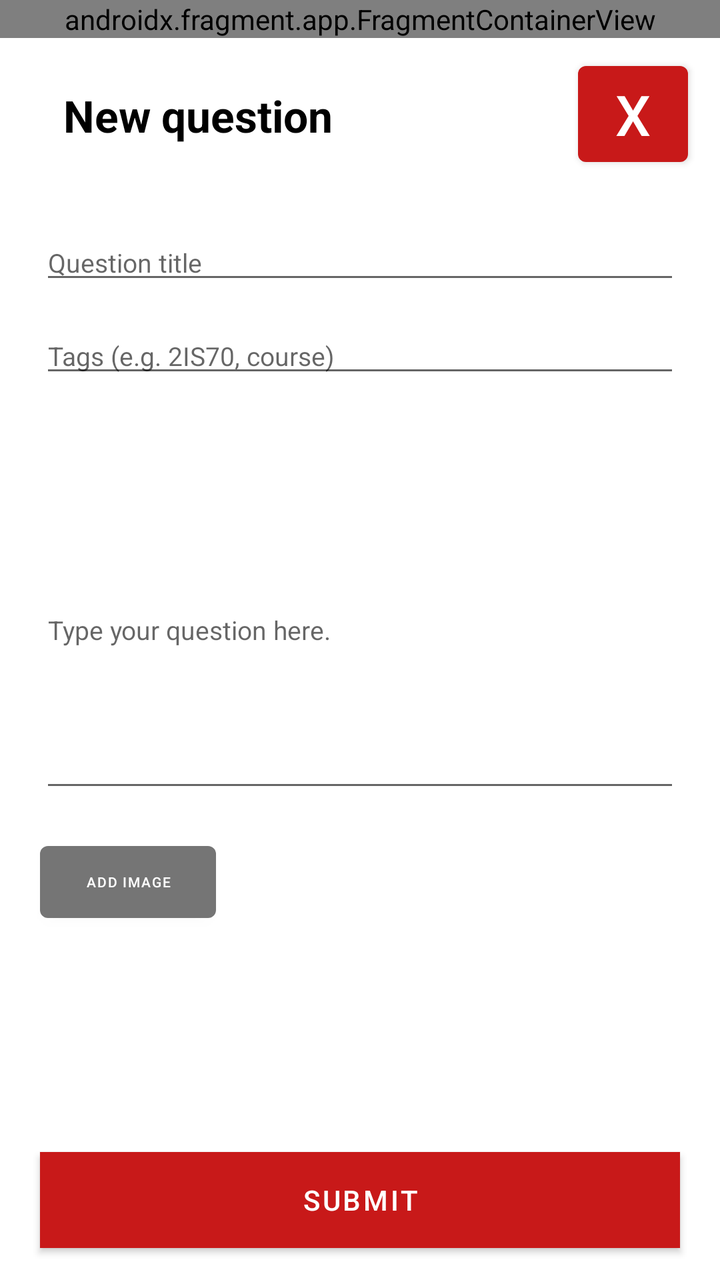
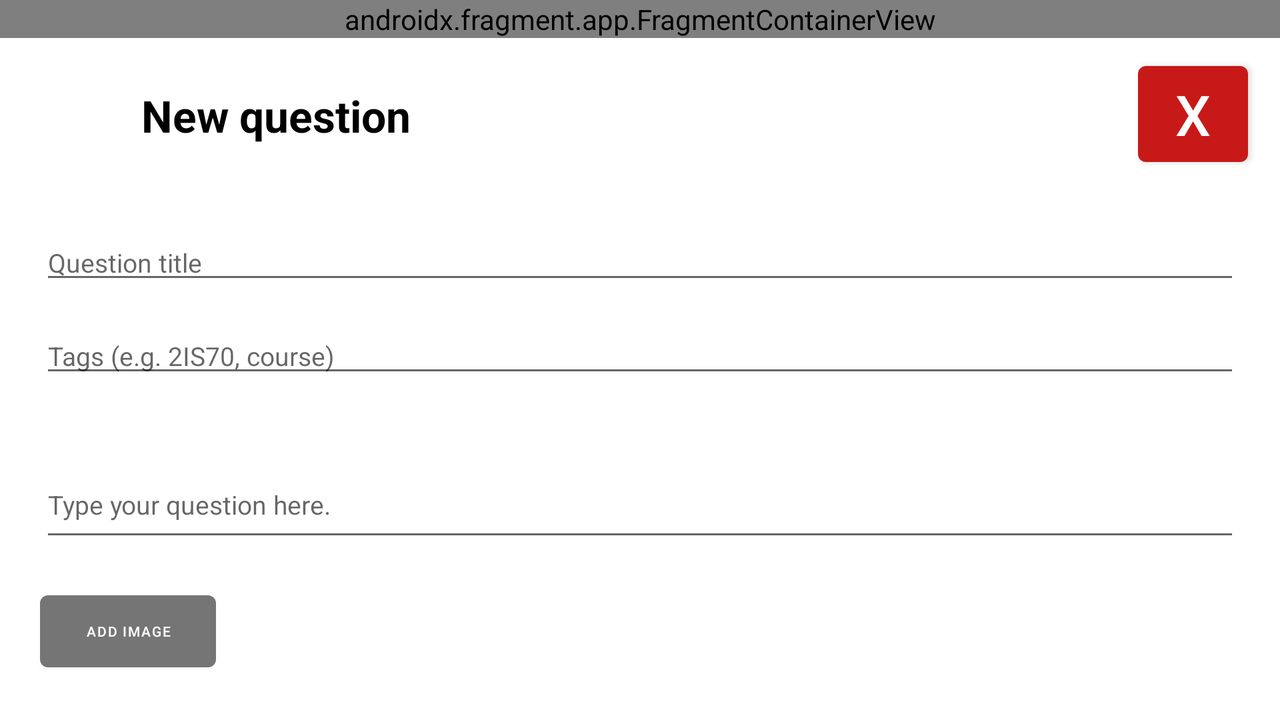

First picture: res/layout/ on a phone held upright. Second picture: the repository's own variant of that layout, on a device whose configuration matches the variant's folder. Source for both follows.
<!-- AndroidManifest.xml: application theme Theme.MyApplication -->
<!-- res/layout/activity_create_question.xml -->
<?xml version="1.0" encoding="utf-8"?>
<androidx.constraintlayout.widget.ConstraintLayout xmlns:android="http://schemas.android.com/apk/res/android"
    xmlns:app="http://schemas.android.com/apk/res-auto"
    xmlns:tools="http://schemas.android.com/tools"
    android:id="@+id/register_register"
    android:layout_width="match_parent"
    android:layout_height="match_parent"
    tools:context=".post.CreateQuestionActivity">

    <EditText
        android:id="@+id/question_text"
        android:layout_width="match_parent"
        android:layout_height="0dp"
        android:layout_marginTop="32dp"
        android:ems="10"
        android:hint="Type your question here."
        android:layout_marginHorizontal="20dp"
        android:textSize="13sp"
        app:layout_constraintBottom_toTopOf="@+id/imagePreview"
        app:layout_constraintEnd_toEndOf="parent"
        app:layout_constraintHorizontal_bias="0.5"
        app:layout_constraintStart_toStartOf="parent"
        app:layout_constraintTop_toBottomOf="@+id/question_tags" />

    <androidx.fragment.app.FragmentContainerView
        android:id="@+id/login_banner"
        android:layout_width="match_parent"
        android:layout_height="wrap_content"
        android:layout_gravity="center_horizontal"
        app:layout_constraintEnd_toEndOf="parent"
        app:layout_constraintStart_toStartOf="parent"
        app:layout_constraintTop_toTopOf="parent"
        android:name="com.example.myapplication.BannerFragment"/>

    <EditText
        android:id="@+id/question_title"
        android:layout_width="match_parent"
        android:layout_height="wrap_content"
        android:layout_marginTop="40dp"
        android:ems="10"
        android:hint="Question title"
        android:layout_marginHorizontal="20dp"
        android:inputType="textPersonName"
        android:textSize="13sp"
        app:layout_constraintEnd_toEndOf="parent"
        app:layout_constraintHorizontal_bias="0.462"
        app:layout_constraintStart_toStartOf="parent"
        app:layout_constraintTop_toBottomOf="@+id/CreateTitle" />

    <MultiAutoCompleteTextView
        android:id="@+id/question_tags"
        android:layout_width="match_parent"
        android:layout_height="wrap_content"
        android:layout_marginTop="12dp"
        android:layout_marginHorizontal="20dp"
        android:ems="10"
        android:hint="Tags (e.g. 2IS70, course)"
        android:inputType="textPersonName"
        android:textSize="13sp"
        app:layout_constraintEnd_toEndOf="parent"
        app:layout_constraintHorizontal_bias="0.462"
        app:layout_constraintStart_toStartOf="parent"
        app:layout_constraintTop_toBottomOf="@+id/question_title" />

    <Button
        android:id="@+id/submit_question"
        android:layout_width="0dp"
        android:layout_marginHorizontal="20dp"
        android:layout_height="wrap_content"
        android:layout_marginBottom="16dp"
        android:hapticFeedbackEnabled="true"
        android:text="Submit"
        android:background="@color/red"
        app:layout_constraintBottom_toBottomOf="parent"
        app:layout_constraintEnd_toEndOf="parent"
        app:layout_constraintStart_toStartOf="parent" />

    <Button
        android:id="@+id/add_image_button"
        android:layout_width="wrap_content"
        android:layout_height="wrap_content"
        android:layout_marginStart="20dp"
        android:layout_marginTop="16dp"
        android:text="Add image"
        android:textSize="7sp"
        app:backgroundTint="#757575"
        app:layout_constraintStart_toStartOf="parent"
        app:layout_constraintTop_toBottomOf="@+id/question_text" />

    <Button
        android:id="@+id/cancel_button"
        android:layout_width="55dp"
        android:layout_height="60dp"
        android:layout_marginTop="8dp"
        android:layout_marginEnd="16dp"
        android:layout_marginRight="16dp"
        android:text="X"
        android:textSize="28sp"
        app:backgroundTint="#C81919"
        app:layout_constraintEnd_toEndOf="parent"
        app:layout_constraintTop_toBottomOf="@+id/login_banner" />

    <ProgressBar
        android:id="@+id/login_progress"
        style="?android:attr/progressBarStyle"
        android:layout_width="wrap_content"
        android:layout_height="wrap_content"
        android:visibility="gone"
        app:layout_constraintBottom_toBottomOf="parent"
        app:layout_constraintEnd_toEndOf="parent"
        app:layout_constraintHorizontal_bias="0.498"
        app:layout_constraintStart_toStartOf="parent" />

    <TextView
        android:id="@+id/CreateTitle"
        android:layout_width="wrap_content"
        android:layout_height="wrap_content"
        android:layout_marginTop="24dp"
        android:text="New question"
        android:textColor="#000000"
        android:textSize="22sp"
        android:textStyle="bold"
        app:layout_constraintEnd_toEndOf="parent"
        app:layout_constraintHorizontal_bias="0.14"
        app:layout_constraintStart_toStartOf="parent"
        app:layout_constraintTop_toBottomOf="@+id/login_banner" />

    <ImageView
        android:id="@+id/imagePreview"
        android:layout_width="0dp"
        android:layout_height="0dp"
        android:layout_marginEnd="32dp"
        app:layout_constraintBottom_toTopOf="@+id/submit_question"
        app:layout_constraintEnd_toEndOf="parent"
        app:layout_constraintStart_toEndOf="@+id/add_image_button"
        app:layout_constraintTop_toBottomOf="@+id/question_text"
        tools:srcCompat="@tools:sample/avatars" />

</androidx.constraintlayout.widget.ConstraintLayout>
<!-- resources referenced by this layout -->
<resources>
  <color name="red">#C81919</color>
  <style name="Theme.MyApplication" parent="Theme.MaterialComponents.DayNight.NoActionBar">
          
          <item name="colorPrimary">@color/red</item>
          <item name="colorPrimaryVariant">@color/purple_700</item>
          <item name="colorOnPrimary">@color/white</item>
          
          <item name="colorSecondary">@color/teal_200</item>
          <item name="colorSecondaryVariant">@color/teal_700</item>
          <item name="colorOnSecondary">@color/black</item>
          
          <item name="android:statusBarColor" tools:targetApi="l">?attr/colorPrimaryVariant</item>
          
      </style>
  <color name="purple_700">#FF3700B3</color>
  <color name="white">#FFFFFFFF</color>
  <color name="teal_200">#FF03DAC5</color>
  <color name="teal_700">#FF018786</color>
  <color name="black">#FF000000</color>
</resources>
<!-- res/layout-land/activity_create_question.xml (the repository's variant of the layout above) -->
<!-- drawn on the phone turned sideways -->
<?xml version="1.0" encoding="utf-8"?>
<androidx.constraintlayout.widget.ConstraintLayout xmlns:android="http://schemas.android.com/apk/res/android"
    xmlns:app="http://schemas.android.com/apk/res-auto"
    xmlns:tools="http://schemas.android.com/tools"
    android:id="@+id/register_register"
    android:layout_width="match_parent"
    android:layout_height="match_parent"
    tools:context=".view.CreateQuestionActivity">

    <androidx.core.widget.NestedScrollView
        android:layout_width="match_parent"
        android:layout_height="0dp"
        app:layout_constraintBottom_toBottomOf="parent"
        app:layout_constraintEnd_toEndOf="parent"
        app:layout_constraintStart_toStartOf="parent"
        app:layout_constraintTop_toTopOf="parent" >

        <androidx.constraintlayout.widget.ConstraintLayout
            android:layout_width="match_parent"
            android:layout_height="0dp">

            <EditText
                android:id="@+id/question_text"
                android:layout_width="match_parent"
                android:layout_height="50dp"
                android:layout_marginHorizontal="20dp"
                android:layout_marginTop="32dp"
                android:ems="10"
                android:hint="Type your question here."
                android:textSize="13sp"
                app:layout_constraintBottom_toTopOf="@+id/imagePreview"
                app:layout_constraintEnd_toEndOf="parent"
                app:layout_constraintHorizontal_bias="0.0"
                app:layout_constraintStart_toStartOf="parent"
                app:layout_constraintTop_toBottomOf="@+id/question_tags" />

            <androidx.fragment.app.FragmentContainerView
            android:id="@+id/login_banner"
            android:layout_width="match_parent"
            android:layout_height="wrap_content"
            android:layout_gravity="center_horizontal"
            app:layout_constraintEnd_toEndOf="parent"
            app:layout_constraintStart_toStartOf="parent"
            app:layout_constraintTop_toTopOf="parent"
                android:name="com.example.myapplication.BannerFragment"/>

        <EditText
            android:id="@+id/question_title"
            android:layout_width="match_parent"
            android:layout_height="wrap_content"
            android:layout_marginTop="40dp"
            android:ems="10"
            android:hint="Question title"
            android:layout_marginHorizontal="20dp"
            android:inputType="textPersonName"
            android:textSize="13sp"
            app:layout_constraintEnd_toEndOf="parent"
            app:layout_constraintHorizontal_bias="0.462"
            app:layout_constraintStart_toStartOf="parent"
            app:layout_constraintTop_toBottomOf="@+id/CreateTitle" />

        <MultiAutoCompleteTextView
            android:id="@+id/question_tags"
            android:layout_width="match_parent"
            android:layout_height="wrap_content"
            android:layout_marginTop="12dp"
            android:layout_marginHorizontal="20dp"
            android:ems="10"
            android:hint="Tags (e.g. 2IS70, course)"
            android:inputType="textPersonName"
            android:textSize="13sp"
            app:layout_constraintEnd_toEndOf="parent"
            app:layout_constraintHorizontal_bias="0.462"
            app:layout_constraintStart_toStartOf="parent"
            app:layout_constraintTop_toBottomOf="@+id/question_title" />

            <Button
                android:id="@+id/submit_question"
                android:layout_width="0dp"
                android:layout_height="wrap_content"
                android:layout_marginHorizontal="20dp"
                android:hapticFeedbackEnabled="true"
                android:text="Submit"
                android:background="@color/red"
                app:layout_constraintBottom_toBottomOf="parent"
                app:layout_constraintEnd_toEndOf="parent"
                app:layout_constraintHorizontal_bias="0.2"
                app:layout_constraintStart_toStartOf="parent"
                app:layout_constraintTop_toBottomOf="@id/add_image_button"
                app:layout_constraintVertical_bias="1.0" />

            <Button
            android:id="@+id/add_image_button"
            android:layout_width="wrap_content"
            android:layout_height="wrap_content"
            android:layout_marginStart="20dp"
            android:layout_marginTop="16dp"
            android:text="Add image"
            android:textSize="7sp"
            app:backgroundTint="#757575"
            app:layout_constraintStart_toStartOf="parent"
            app:layout_constraintTop_toBottomOf="@+id/question_text" />

        <Button
            android:id="@+id/cancel_button"
            android:layout_width="55dp"
            android:layout_height="60dp"
            android:layout_marginTop="8dp"
            android:layout_marginEnd="16dp"
            android:layout_marginRight="16dp"
            android:text="X"
            android:textSize="28sp"
            app:backgroundTint="#C81919"
            app:layout_constraintEnd_toEndOf="parent"
            app:layout_constraintTop_toBottomOf="@+id/login_banner" />

        <ProgressBar
            android:id="@+id/login_progress"
            style="?android:attr/progressBarStyle"
            android:layout_width="wrap_content"
            android:layout_height="wrap_content"
            android:visibility="gone"
            app:layout_constraintBottom_toBottomOf="parent"
            app:layout_constraintEnd_toEndOf="parent"
            app:layout_constraintHorizontal_bias="0.498"
            app:layout_constraintStart_toStartOf="parent" />

        <TextView
            android:id="@+id/CreateTitle"
            android:layout_width="wrap_content"
            android:layout_height="wrap_content"
            android:layout_marginTop="24dp"
            android:text="New question"
            android:textColor="#000000"
            android:textSize="22sp"
            android:textStyle="bold"
            app:layout_constraintEnd_toEndOf="parent"
            app:layout_constraintHorizontal_bias="0.14"
            app:layout_constraintStart_toStartOf="parent"
            app:layout_constraintTop_toBottomOf="@+id/login_banner" />

        <ImageView
            android:id="@+id/imagePreview"
            android:layout_width="0dp"
            android:layout_height="150dp"
            android:layout_marginEnd="32dp"
            app:layout_constraintBottom_toTopOf="@+id/submit_question"
            app:layout_constraintEnd_toEndOf="parent"
            app:layout_constraintStart_toEndOf="@+id/add_image_button"
            app:layout_constraintTop_toBottomOf="@+id/question_text"
            tools:srcCompat="@tools:sample/avatars" />

        </androidx.constraintlayout.widget.ConstraintLayout>
    </androidx.core.widget.NestedScrollView>
</androidx.constraintlayout.widget.ConstraintLayout>
